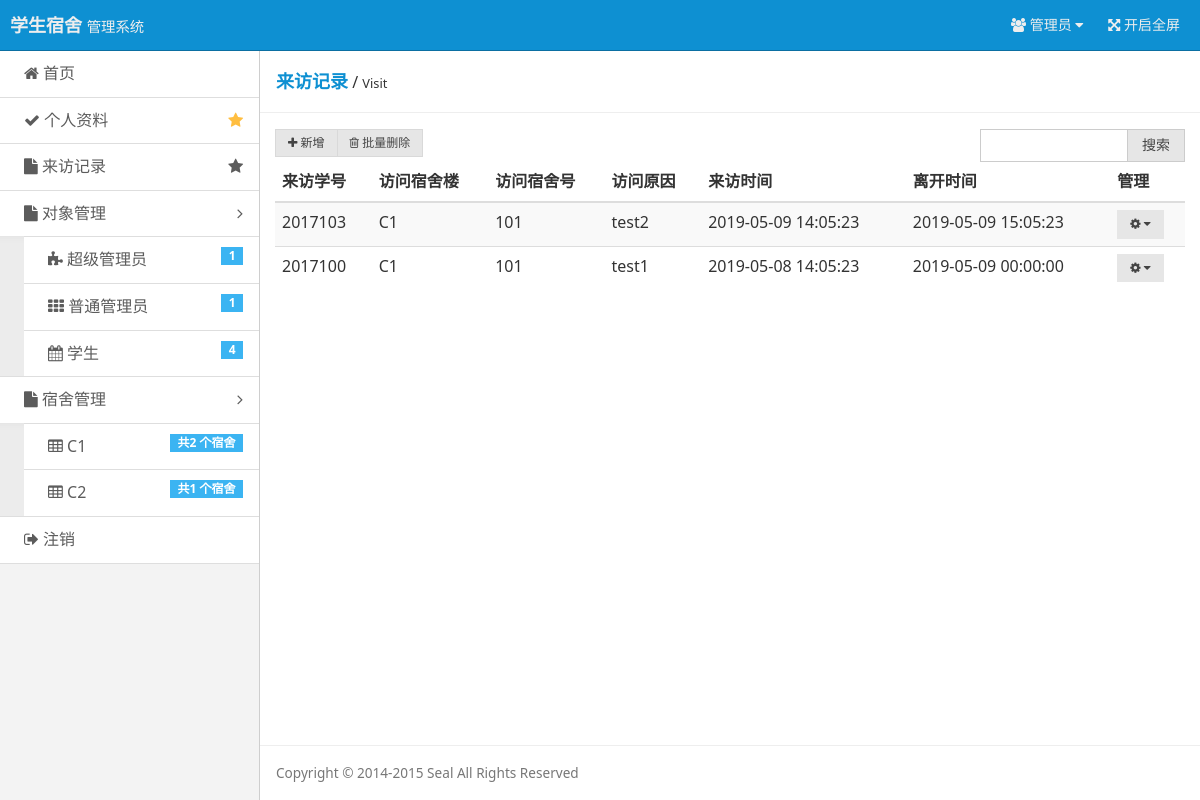
The app's page /pages/show-visit.php (signed in) with its own data.
### tables this page shows
CREATE TABLE `build`  (
  `Build_Name` varchar(16) NOT NULL COMMENT '宿舍名',
  `Build_Id` varchar(16) NOT NULL COMMENT '宿舍楼',
  `Build_Price` varchar(16) NOT NULL COMMENT '宿舍单价',
  PRIMARY KEY (`Build_Name`) USING BTREE
);

CREATE TABLE `dor_visit`  (
  `Stu_No` varchar(16) NOT NULL COMMENT '学号',
  `Apart_No` varchar(16) NOT NULL COMMENT '宿舍楼',
  `Dor_No` varchar(16) NOT NULL COMMENT '宿舍号',
  `Visit_Reason` varchar(255) NOT NULL COMMENT '访问原因',
  `Visit_In` timestamp(0) NOT NULL COMMENT '访问时间',
  `Visit_Out` timestamp(0) NOT NULL COMMENT '离开时间',
  PRIMARY KEY (`Stu_No`) USING BTREE
);

### include/checklogin.php (called while the page is built, shortened)
<?php
$user = $_COOKIE ['user'];
$user_power = $_COOKIE ['user_power'];
if($user == ""){
    header("Location: ?r=login");
    exit();
}else{
    $query = "SELECT * FROM user WHERE Id = '$user'";
    $result = mysqli_query($conn, $query);
    $users = mysqli_fetch_array($result);
}
?>

### pages/show-visit.php (the view, shortened to what this page needs)
<?php
require 'connect/database.php';
require 'include/checklogin.php';
$visit_query = mysqli_query($conn, "SELECT * FROM dor_visit ORDER BY Stu_No DESC LIMIT 15");
?>
<!doctype html>
<html class="no-js">
<head>
    <link rel="stylesheet" href="assets/css/amazeui.min.css"/>
    <link rel="stylesheet" href="assets/css/admin.css">
</head>
<body>
<header class="am-topbar am-topbar-inverse admin-header">
    <?php require 'tools/header.php'; ?>
</header>
<div class="am-cf admin-main">
    <?php require 'tools/siderbar.php'; ?>
    <div class="admin-content">
        <div class="admin-content-body">
            <div class="am-cf am-padding am-padding-bottom-0">
                <div class="am-fl am-cf"><strong class="am-text-primary am-text-lg">来访记录</strong> /
                    <small>Visit</small>
                </div>
            </div>
            <hr>
            <div class="am-g">
                <div class="am-u-sm-12 am-u-md-6" <?php if ($user_power == 3) echo 'style="display: none;"' ?>>
                    <div class="am-btn-toolbar">
                        <div class="am-btn-group am-btn-group-xs">
                            <button id="bt_add_visit" type="button" class="am-btn am-btn-default"><span class="am-icon-plus"></span> 新增
                            </button>
                            <button type="button" class="am-btn am-btn-default"><span class="am-icon-trash-o"></span>
                                批量删除
                            </button>
                        </div>
                    </div>
                </div>
                <div class="am-u-sm-12 am-u-md-3">
                    <div class="am-input-group am-input-group-sm">
                        <input type="text" class="am-form-field">
                        <span class="am-input-group-btn">
            <button class="am-btn am-btn-default" type="button">搜索</button>
          </span>
                    </div>
                </div>
            </div>
            <div class="am-g">
                <div class="am-u-sm-12 table-container">
                    <table class="am-table am-table-bd am-table-striped admin-content-table">
                        <thead>
                        <tr>
                            <th>来访学号</th>
                            <th>访问宿舍楼</th>
                            <th>访问宿舍号</th>
                            <th>访问原因</th>
                            <th>来访时间</th>
                            <th>离开时间</th>
                            <th>管理</th>
                        </tr>
                        </thead>
                        <tbody>
                        <?php
                        while ( $visit = mysqli_fetch_array ( $visit_query ) ) {
                            ?>
                            <tr>
                                <td><?php echo $visit['Stu_No']?></td>
                                <td><?php echo $visit['Apart_No']?></td>
                                <td><?php echo $visit['Dor_No']?></td>
                                <td><?php echo $visit['Visit_Reason']?></td>
                                <td><?php echo $visit['Visit_In']?></td>
                                <td><?php echo $visit['Visit_Out']?></td>
                                <td>
                                    <div class="am-dropdown" data-am-dropdown>
                                        <button class="am-btn am-btn-default am-btn-xs am-dropdown-toggle" data-am-dropdown-toggle><span class="am-icon-cog"></span> <span class="am-icon-caret-down"></span></button>
                                    </div>
                                </td>
                            </tr>
                        <?php }?>
                        </tbody>
                    </table>
                </div>
            </div>
        </div>
        <footer class="admin-content-footer">
            <?php require 'tools/footer.php'; ?>
        </footer>
    </div>
</div>
</body>
</html>

### tools/siderbar.php (shortened to what this page needs)
<?php
require 'connect/database.php';
require 'include/checklogin.php';
$super_admins_query=mysqli_query($conn,"SELECT * FROM `user` WHERE Power=1 ORDER BY user_Num DESC");
$super_admins_count=mysqli_num_rows($super_admins_query);
$normal_admin_query=mysqli_query($conn,"SELECT * FROM `user` WHERE Power=2 ORDER BY user_Num DESC");
$normal_admins_count=mysqli_num_rows($normal_admin_query);
$student_query=mysqli_query($conn,"SELECT * FROM `user` WHERE Power=3 ORDER BY user_Num DESC");
$students_count=mysqli_num_rows($student_query);
$dormitory_builds_query=mysqli_query($conn,"SELECT * FROM build ORDER BY Build_Id ");
?>
<div class="admin-sidebar am-offcanvas" id="admin-offcanvas">
    <div class="am-offcanvas-bar admin-offcanvas-bar">
        <ul class="am-list admin-sidebar-list">
            <?php
            switch ($user_power) {
                case 1 :
                    $judge_href = "?r=superadmin";
                    break;
            }
            ?>
            <li><a href="<?php echo $judge_href ?>"><span class="am-icon-home"></span> 首页</a></li>
            <?php
            switch ($user_power) {
                case 1 :
                    $data_href = "?r=user-admin-super&uno={$users['Id']}";
                    break;
            }
            ?>
            <li><a href="<?php echo $data_href ?>" class="am-cf"><span class="am-icon-check"></span> 个人资料<span class="am-icon-star am-fr am-margin-right admin-icon-yellow"></span></a></li>
            <li <?php if ($user_power == 3) echo 'style="display: none;"' ?>><a href="?r=show-visit" class="am-cf"><span class="am-icon-file"></span> 来访记录<span class="am-icon-star am-fr am-margin-right"></span></a></li>
            <li class="admin-parent" <?php if ($user_power == 3) echo 'style="display: none;"' ?>>
                <a class="am-cf" data-am-collapse="{target: '#collapse-nav'}"><span class="am-icon-file"></span> 对象管理 <span class="am-icon-angle-right am-fr am-margin-right"></span></a>
                <ul class="am-list am-collapse admin-sidebar-sub am-in" id="collapse-nav">
                    <li <?php if ($user_power == 2 || $user_power == 3) echo 'style="display: none;"' ?>><a href="?r=show-admin-super"><span class="am-icon-puzzle-piece"></span> 超级管理员 <span class="am-badge am-badge-secondary am-margin-right am-fr"><?php echo $super_admins_count?></span></a></li>
                    <li <?php if ($user_power == 2 || $user_power == 3) echo 'style="display: none;"' ?>><a href="?r=show-admin-normal"><span class="am-icon-th"></span> 普通管理员<span class="am-badge am-badge-secondary am-margin-right am-fr"><?php echo $normal_admins_count?></span></a></li>
                    <li ><a href="?r=show-stu"><span class="am-icon-calendar"></span> 学生 <span class="am-badge am-badge-secondary am-margin-right am-fr"><?php echo $students_count?></span></a></li>
                </ul>
            </li>
            <li class="admin-parent" <?php if ($user_power == 3) echo 'style="display: none;"' ?>>
                <a class="am-cf" data-am-collapse="{target: '#collapse-nav'}"><span class="am-icon-file"></span> 宿舍管理 <span class="am-icon-angle-right am-fr am-margin-right"></span></a>
                <ul class="am-list am-collapse admin-sidebar-sub am-in" id="collapse-nav">
                    <?php
                    while ($dormitory_builds = mysqli_fetch_array($dormitory_builds_query)) {
                        ?>
                        <li><a href="?r=show-dormitories&db_id=<?php echo $dormitory_builds['Build_Id'] ?>"><span
                                        class="am-icon-table"></span> <?php echo $dormitory_builds['Build_Name'] ?>
                                <span
                                        class="am-badge am-badge-secondary am-margin-right am-fr">共<?php echo mysqli_num_rows(mysqli_query($conn,"SELECT * FROM dormitory d,build b WHERE d.Build_Id = b.Build_Id AND b.Build_Name ='{$dormitory_builds['Build_Name']}' ")) ?>
                                    个宿舍</span></a>
                        </li>
                    <?php } ?>
                </ul>
            </li>
            <li><a href="?r=outlogin"><span class="am-icon-sign-out"></span> 注销</a></li>
        </ul>
    </div>
</div>

### assets/css/admin.css (style rules this page uses)
html, body { height: 100%; overflow: hidden; }
ul { margin-top: 0; }
.admin-icon-yellow { color: #ffbe40; }
.admin-header { position: fixed; top: 0; left: 0; right: 0; z-index: 1500; font-size: 1.4rem; margin-bottom: 0; }
.admin-main { position: relative; height: 100%; padding-top: 51px; background: #f3f3f3; }
.admin-sidebar { width: 260px; min-height: 100%; float: left; border-right: 1px solid #cecece; }
.admin-sidebar-list { margin-bottom: 0; }
.admin-sidebar-list li a { color: #5c5c5c; padding-left: 24px; }
.admin-sidebar-list li:first-child { border-top: none; }
.admin-sidebar-sub { margin-top: 0; margin-bottom: 0; box-shadow: 0 16px 8px -15px #e2e2e2 inset; background: #ececec; padding-left: 24px; }
.admin-sidebar-sub li:first-child { border-top: 1px solid #dedede; }
.admin-content { display: -webkit-box; display: -webkit-flex; display: -ms-flexbox; display: flex; -webkit-box-orient: vertical; -webkit-box-direction: normal; -webkit-flex-direction: column; -ms-flex-direction: column; flex-direction: column; background: #fff; }
.admin-content, .admin-sidebar { height: 100%; overflow-x: hidden; overflow-y: scroll; -webkit-overflow-scrolling: touch; }
.admin-content-body { -webkit-box-flex: 1; -webkit-flex: 1 0 auto; -ms-flex: 1 0 auto; flex: 1 0 auto; }
.admin-content-footer { font-size: 85%; color: #777; }
@media only screen and (min-width: 641px) { .admin-sidebar { display: block; position: static; background: none; } }
@media only screen and (min-width: 641px) { .admin-offcanvas-bar { position: static; width: auto; background: none; -webkit-transform: translate3d(0, 0, 0); -ms-transform: translate3d(0, 0, 0); transform: translate3d(0, 0, 0); overflow-y: visible; min-height: 100%; } }
@media only screen and (min-width: 641px) { .admin-offcanvas-bar:after { content: none; } }

### records on screen
build: Build_Name "C1", Build_Name "2"
build: Build_Name "C2", Build_Name "1"
dor_visit: Stu_No "2017103", Apart_No "C1", Dor_No "101", Visit_Reason "test2", Visit_In "2019-05-09 14:05:23", Visit_Out "2019-05-09 15:05:23"
dor_visit: Stu_No "2017100", Apart_No "C1", Dor_No "101", Visit_Reason "test1", Visit_In "2019-05-08 14:05:23", Visit_Out "2019-05-09 00:00:00"

### other values on screen
$super_admins_count "1"
$normal_admins_count "1"
$students_count "4"
